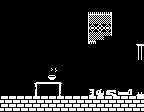

Rendered tile map (Tiled .tmx) drawn with the repository's tilesets; below, a short description and the full map source, tile grids included:
An orthogonal 18x28 tile map with 8x4 px tiles, 1 tile layer (Capa de Patrones 1).

<map version="1.2" tiledversion="1.2.5" orientation="orthogonal" renderorder="right-down" width="18" height="28" tilewidth="8" tileheight="4" infinite="0" nextlayerid="2" nextobjectid="1">
 <tileset firstgid="1" source="patrones8x4_3.tsx" />
 <layer id="1" name="Capa de Patrones 1" width="18" height="28">
  <data encoding="csv">
200,200,200,200,200,200,200,200,200,200,200,200,200,200,200,200,200,200,
200,200,200,200,200,200,200,200,200,200,200,200,200,200,200,200,200,200,
200,200,200,200,200,200,200,200,200,200,200,200,200,200,200,200,200,200,
200,200,200,200,200,200,200,200,200,200,200,6,7,8,200,200,200,200,
200,200,200,200,200,200,200,200,200,200,200,16,17,18,200,200,200,200,
200,200,200,200,200,200,200,200,200,200,200,16,17,18,200,200,200,200,
200,200,200,200,200,200,200,200,200,200,200,26,27,28,200,200,200,200,
200,200,200,200,200,200,200,200,200,200,200,36,37,38,200,200,200,200,
200,200,200,200,200,200,200,200,200,200,200,46,47,48,200,200,200,200,
200,200,200,200,200,200,200,200,200,200,200,46,47,200,200,200,200,200,
200,200,200,200,200,200,200,200,200,200,200,56,200,200,200,200,200,200,
200,200,200,200,200,200,200,200,200,200,200,200,200,200,200,200,200,3,
200,200,200,200,200,200,200,200,200,200,200,200,200,200,200,200,200,13,
200,200,200,200,200,200,200,200,200,200,200,200,200,200,200,200,200,23,
200,200,200,200,200,200,200,200,200,200,200,200,200,200,200,200,200,13,
200,200,200,200,200,200,200,200,200,200,200,200,200,200,200,200,200,200,
200,200,200,200,200,200,200,200,200,200,200,200,200,200,200,200,200,200,
200,200,200,200,200,200,145,146,200,200,200,200,200,200,200,200,200,200,
200,200,200,200,200,200,45,200,200,200,200,200,200,200,200,200,200,200,
200,200,200,200,200,200,55,200,200,200,200,200,200,200,200,200,200,200,
200,200,200,200,71,72,72,113,200,200,200,200,200,200,200,200,200,200,
200,200,200,200,169,200,200,168,200,200,200,200,200,200,200,200,200,200,
200,200,200,200,179,200,200,178,200,200,200,124,125,126,127,128,129,200,
200,200,200,200,168,200,200,180,200,200,200,134,135,136,137,138,139,33,
1,2,1,2,1,2,1,2,1,2,1,2,1,2,1,2,1,2,
11,12,11,12,11,12,11,12,11,12,11,12,11,12,11,12,11,12,
21,22,21,22,21,22,21,22,21,22,21,22,21,22,21,22,21,22,
31,32,31,32,31,32,31,32,31,32,31,32,31,32,31,32,31,32
</data>
 </layer>
</map>
